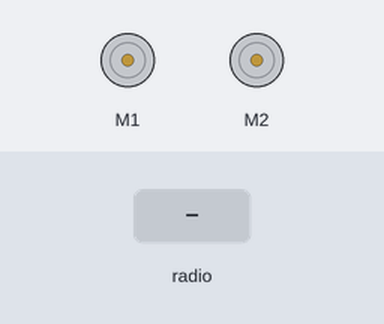
Bench run of a program on a simulated BBC micro:bit (MakeCode). Parts: 2 × DC motor (green arrow = forward, orange = backward, longer = faster). The inputs (shaded band) are chosen by the test bench.

Above: at 1.2 s.
1.3 s: radio message "5" arrives
At 1.6 s:
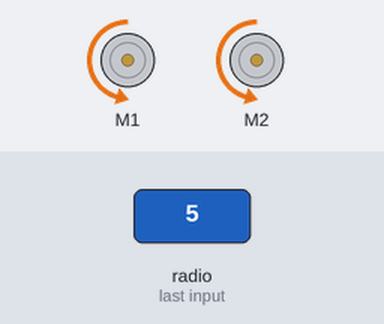
2.8 s: radio message "1" arrives
At 3.1 s:
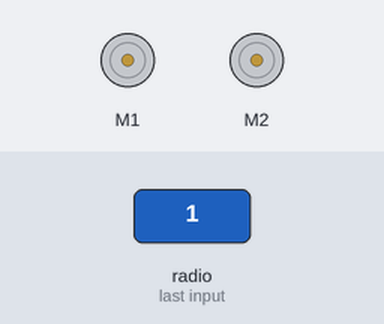
Timing chart, 0 to 5.8 s (numbered marks = the images above; inputs shaded):
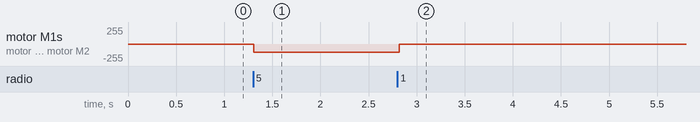

Measured:
- after the input at 1.3 s, motor M1, motor M2: stopped → backward 122/255 at once
- after the input at 2.8 s, motor M1, motor M2: backward 122/255 → stopped at once

The program:

main.ts
```typescript
radio.onReceivedNumber(function (receivedNumber) {
    Musica = receivedNumber
})
let Musica = 0
radio.setGroup(1)
basic.forever(function () {
    if (Musica < 3) {
        cuteBot.stopcar()
    }
    if (Musica >= 3 && Musica < 5) {
        cuteBot.motors(48, 48)
    }
    if (Musica >= 10) {
        cuteBot.motors(48, -48)
    }
    if (Musica >= 5 && Musica < 7) {
        cuteBot.motors(-48, -48)
    }
    if (Musica >= 7 && Musica < 10) {
        cuteBot.motors(-48, 48)
    }
})
```

test.ts
```typescript
// aquí va el archivo "tests"; esto no se compilará cuando este paquete se utilice como una extensión.
```
